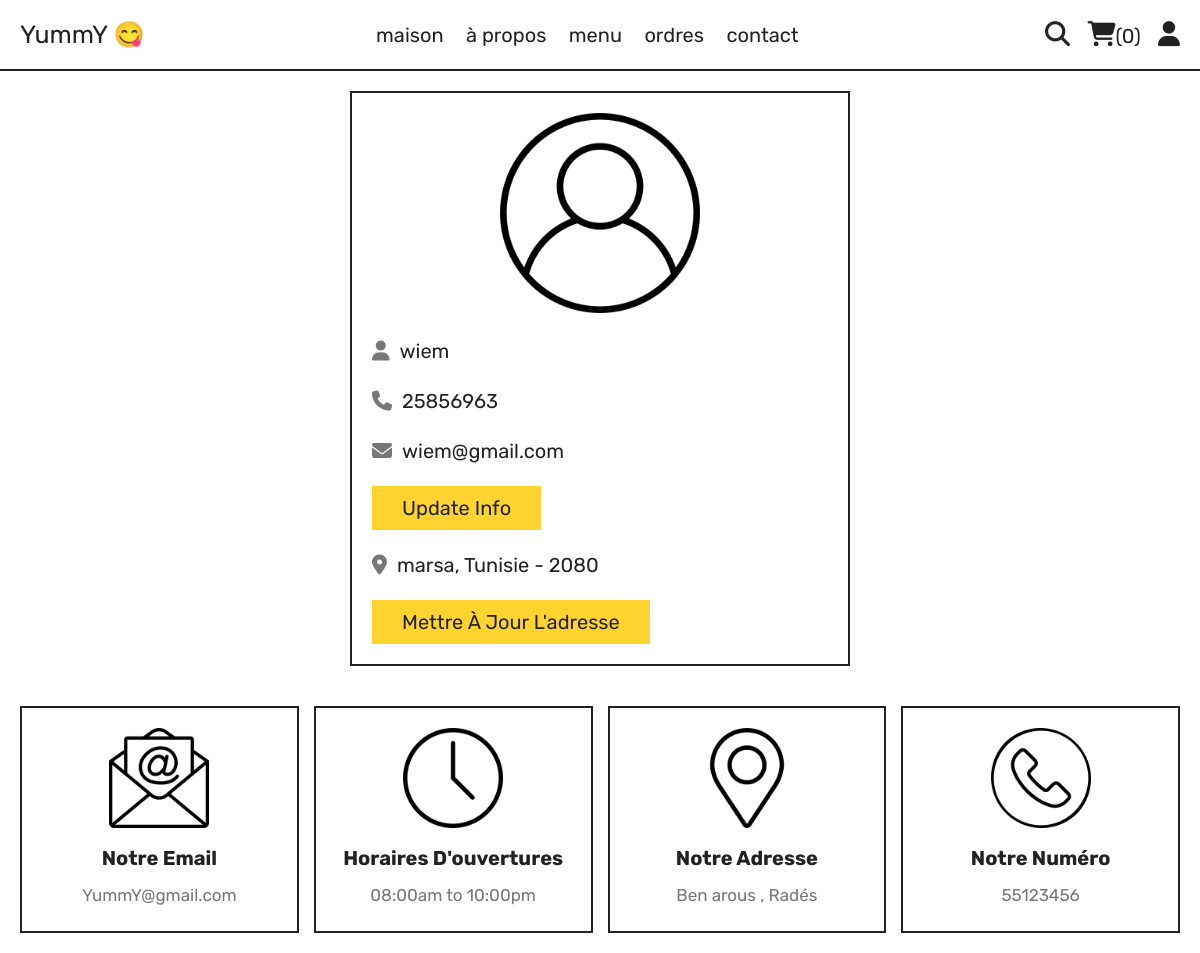
Screenshot of /profile.php (signed in) with the database file from the repository.
### tables this page shows
CREATE TABLE `users` (
  `id` int(100) NOT NULL,
  `name` varchar(20) NOT NULL,
  `email` varchar(50) NOT NULL,
  `number` varchar(10) NOT NULL,
  `password` varchar(50) NOT NULL,
  `address` varchar(500) NOT NULL
);

### profile.php (the view, shortened to what this page needs)
<?php
include 'components/connect.php';
?>
<!DOCTYPE html>
<html lang="en">
<head>
   <link rel="stylesheet" href="https://cdnjs.cloudflare.com/ajax/libs/font-awesome/6.1.1/css/all.min.css">
   <link rel="stylesheet" href="css/style.css">
</head>
<body>
<?php include 'components/user_header.php'; ?>
<section class="user-details">
   <div class="user">
      <img src="images/user-icon.png" alt="">
      <p><i class="fas fa-user"></i><span><span><?= $fetch_profile['name']; ?></span></span></p>
      <p><i class="fas fa-phone"></i><span><?= $fetch_profile['number']; ?></span></p>
      <p><i class="fas fa-envelope"></i><span><?= $fetch_profile['email']; ?></span></p>
      <a href="update_profile.php" class="btn">update info</a>
      <p class="address"><i class="fas fa-map-marker-alt"></i><span><?php if($fetch_profile['address'] == ''){echo 'Veuillez entrer votre adresse';}else{echo $fetch_profile['address'];} ?></span></p>
      <a href="update_address.php" class="btn">mettre à jour l'adresse</a>
   </div>
</section>
<?php include 'components/footer.php'; ?>
</body>
</html>

### css/style.css (style rules this page uses)
:root { --yellow:#fed330; --red:#e74c3c; --white:#fff; --black:#222; --light-color:#777; --border:.2rem solid var(--black); }
* { font-family: 'Rubik', sans-serif; margin:0; padding:0; box-sizing: border-box; outline: none; border: none; text-decoration: none; }
html { font-size: 62.5%; overflow-x: hidden; scroll-behavior: smooth; stop-opacity: 7rem; }
section { margin:0 auto; max-width: 1200px; padding:2rem; }
.btn, .delete-btn { margin-top: 1rem; display: inline-block; font-size: 2rem; padding:1rem 3rem; cursor: pointer; text-transform: capitalize; transition: .2s linear; }
.btn { background-color: var(--yellow); color:var(--black); }
.user-details .user { max-width: 50rem; margin:0 auto; border:var(--border); padding:2rem; }
.user-details .user img { width: 100%; height: 20rem; object-fit: contain; margin-bottom: 1rem; }
.user-details .user p { padding:1rem 0; line-height: 1.5; font-size: 2rem; }
.user-details .user p span { color:var(--black); }
.user-details .user p i { margin-right: 1rem; color:var(--light-color); }
.user-details .user .address { margin-top: 1rem; }

### rows the page displays
users: name "wiem", number "25856963", email "wiem@gmail.com", address "marsa, Tunisie - 2080"

### other values shown
$total_cart_items "0"
